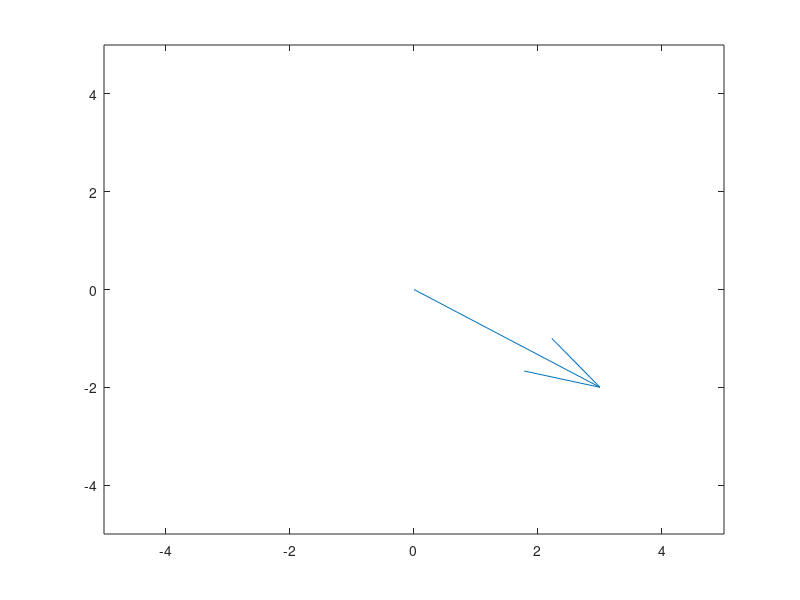

This chart was generated by the following MATLAB code:
A = [5 -3]
B = [-2 1]
disp("a)")
C = A + B
disp("Wektor ostatecznego przemiesieszczenia to: " + "[" + C(1) + "," + C(2) + "]")
length = sqrt(C(1)^2 + C(2)^2);
disp("Dlugosc wektora to: " + length)

quiver(0,0,C(1),C(2),1)
xlim([-5 5])
ylim([-5 5])